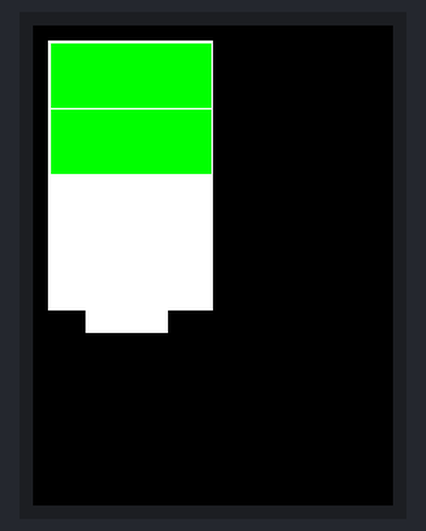
This sketch was run on a simulated ESP32. Parts: 240×320 colour display. Random numbers use the default seed unless the sketch sets one.

Above: at 0.3 s.
At 13.0 s:
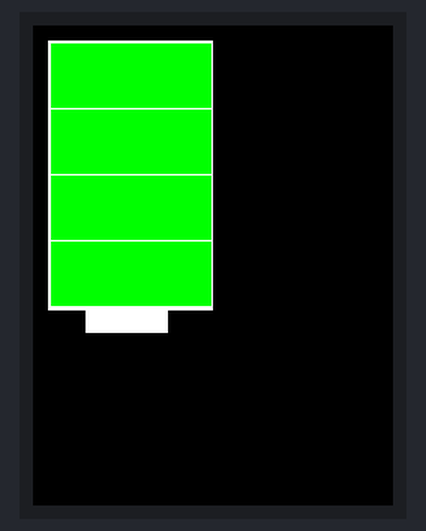
At 31.9 s:
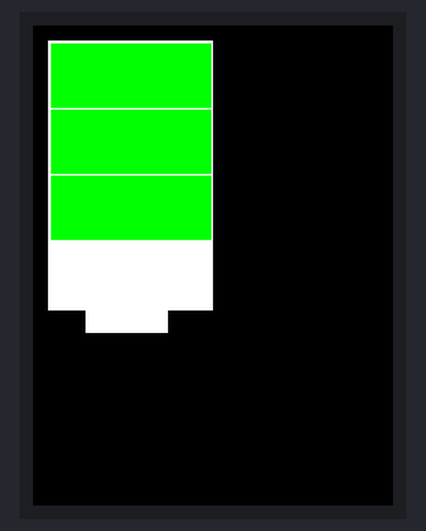
At 59.4 s:
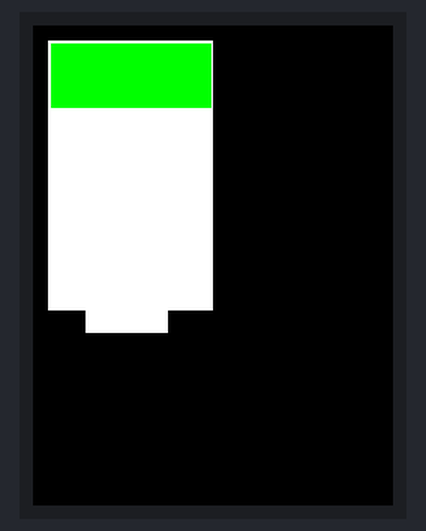
At 122.6 s:
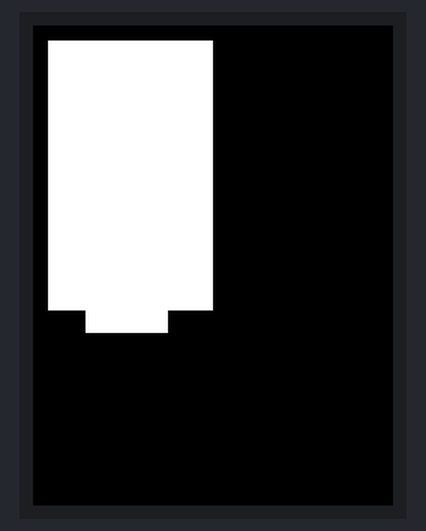

The sketch:

bateriadraw.ino
```cpp
#include <TFT_eSPI.h> // Incluye la biblioteca TFT_eSPI

TFT_eSPI tft = TFT_eSPI(); // Inicializa la pantalla TFT

void setup() {
  tft.init();
  tft.setRotation(0); // Ajusta la orientación de la pantalla si es necesario
}

void loop() {
  int nivelBateria = random(0, 5);
  dibujarBateria(nivelBateria);
  delay(2000);
}

void dibujarBateria(int nivel) {
  tft.fillScreen(TFT_BLACK);
  tft.fillRect(10, 10, 110, 180, TFT_WHITE);
  //tft.drawRect(10, 10, 110, 180, TFT_WHITE);
  tft.fillRect(35, 180, 55, 25, TFT_WHITE);
  for(int i = 0; i < nivel; i++) {
    tft.fillRect(12, 12 + i*44, 107, 43, TFT_GREEN);
  }
}
```

Measured:
- what the display in image 1 shows lasts 2.1 s, from 12.9 s to 15.0 s
